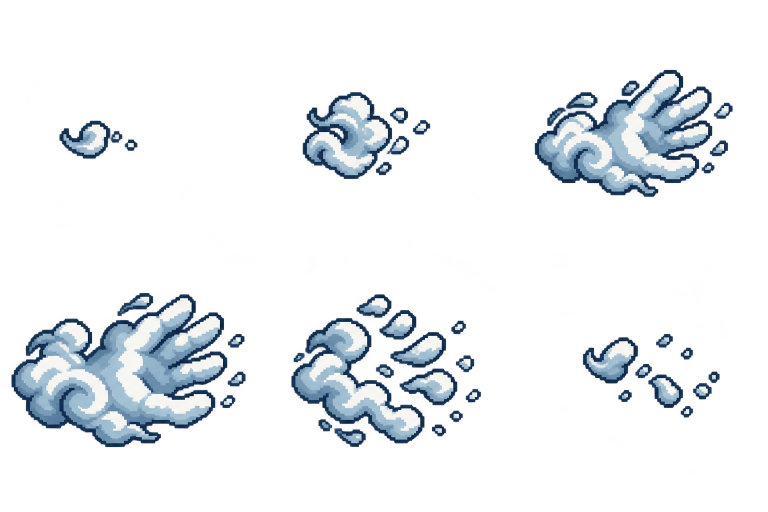
#> input picture art/effects/martial/anran/out.png, 1536 x 1024 px, found by its file name (shown at 1/2 size)
$ python pixelCodexParts.py
#> lines starting #> are read from the running program, lines starting #| are printed output that depends on the picture; after the words box and inside, x2 and y2 are one past the last pixel; in counts of white or black regions, pixels touching at a corner belong together
"""把 Codex 產的部件表（洋紅底）切成 1:1 像素部件，由 pixelHeroineParts.py 的 build() 呼叫。

    python tools/pixelCodexParts.py   # 列出各表偵測到的部件，輸出編號預覽圖 pieces.png

部件依重心由上而下、由左而右編號；切圖時去掉洋紅底與洋紅毛邊。
替換型部件（頭、馬尾、軀幹、袖子）縮到原部件的外框大小，關節點照比例換算，骨架不必改。
疊加裝備依指定寬度縮圖，掛點以外框比例標定。
"""

from pathlib import Path

import numpy as np
from PIL import Image, ImageDraw
from scipy import ndimage

ROOT = Path(__file__).resolve().parents[1]
CODEX = ROOT / 'art/characters/pixelHeroine/source/codex'


def key_out(image: Image.Image) -> Image.Image:
    """洋紅底轉透明，連帶去掉邊緣偏洋紅的混色像素與幾乎透明的雜點。

    Codex 的原始產出是透明底（存成 out.png 時才常被墊上洋紅），兩種都處理。
    """
    data = np.asarray(image.convert('RGBA')).astype(np.int32).copy()
    r, g, b = data[..., 0], data[..., 1], data[..., 2]
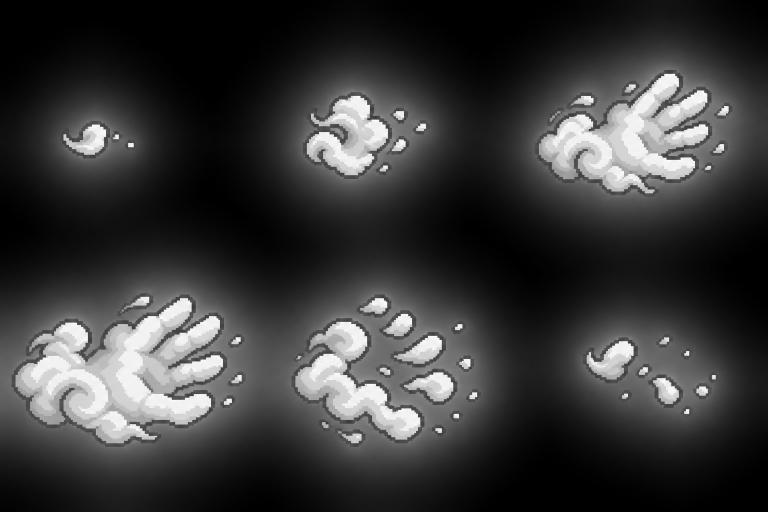
#> b: shape (1024, 1536) int32 (shown at 1/2 size); min 0, max 255, mean 56.3
    magenta = (r > 150) & (b > 150) & (g < 110) & (np.abs(r - b) < 90)
#> magenta: shape (1024, 1536) bool; every value is 0
    fringe = ((r + b) / 2 - g > 95) & (np.minimum(r, b) > 110)
    data[magenta | fringe | (data[..., 3] < 128), 3] = 0
    return Image.fromarray(data.astype(np.uint8))


def pieces(sheet: str, gap: int = 6) -> list[tuple[int, int, int, int]]:
    """回傳各部件外框 (x0, y0, x1, y1)。相距 gap 內的碎塊（流蘇、繩子）併在一起，太小的雜點略過。"""
    image = key_out(Image.open(CODEX / sheet / 'out.png'))
    min_area = image.width * image.height * 0.002
#> min_area = 3145.7
    solid = np.asarray(image)[..., 3] > 0
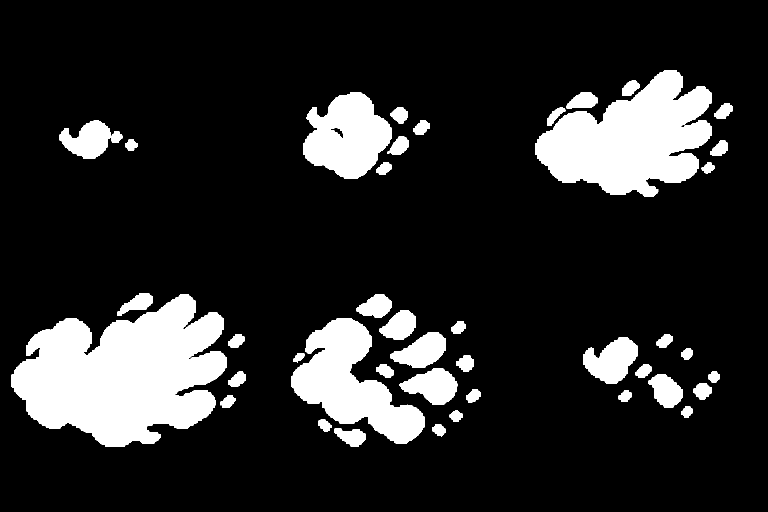
#> solid: shape (1024, 1536) bool (shown at 1/2 size); 15.4% white; 43 white regions, largest, box (x1, y1, x2, y2) and area: (23, 589, 454, 894) 85366, (1070, 140, 1424, 394) 54086, (583, 636, 849, 887) 31135
    grown = ndimage.binary_dilation(solid, iterations=gap)
#> grown: shape (1024, 1536) bool; 19% white; 28 white regions, largest, box (x1, y1, x2, y2) and area: (17, 580, 477, 900) 98938, (1064, 134, 1435, 400) 66758, (577, 630, 855, 900) 40744
    labels, count = ndimage.label(grown)
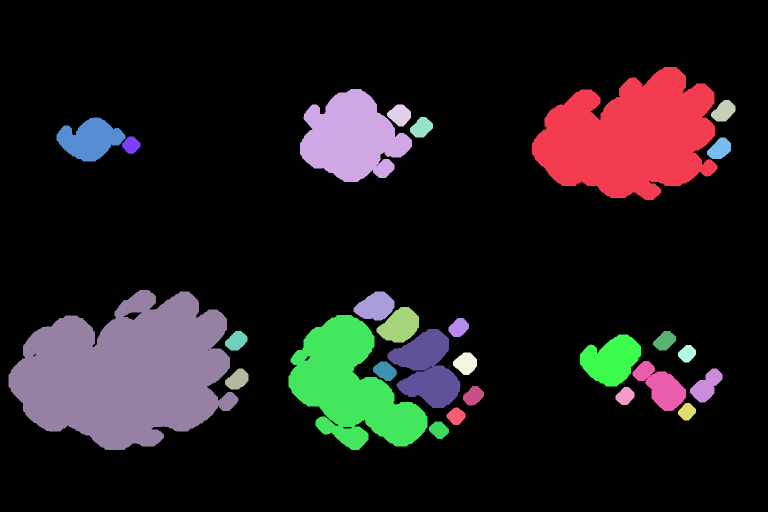
#> labels: shape (1024, 1536) int32 (shown at 1/2 size); 29 distinct labels, from 0 to 28; one colour per label, 0 black
#> count = 28
    boxes = []
    for index, found in enumerate(ndimage.find_objects(labels), 1):
        ys, xs = found
        area = (labels[found] == index).sum()
        if area < min_area:
            continue
        inner = solid[found] & (labels[found] == index)
        rows, cols = np.where(inner.any(1))[0], np.where(inner.any(0))[0]
        boxes.append((xs.start + cols[0], ys.start + rows[0], xs.start + cols[-1] + 1, ys.start + rows[-1] + 1))
#> this loop made 28 passes
#> area on passes 1 to 12: 66758, 27159, 1416, 1438, 1294, 7584, 900, 1425, 98938, 3311, 4088, 40744
#> pass 1, in pieces, `inner = solid[found] & (labels[found] == index)`:
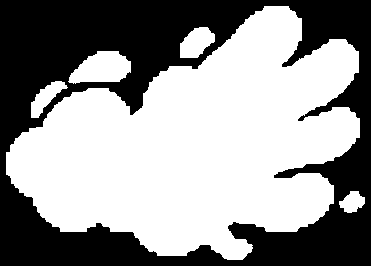
#> inner: shape (266, 371) bool; 58% white; 1 black region, box (x1, y1, x2, y2) and area: (0, 0, 371, 266) 41426
#> pass 2, in pieces, `inner = solid[found] & (labels[found] == index)`:
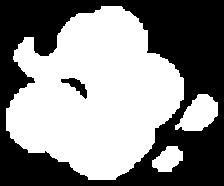
#> inner: shape (186, 224) bool; 53.2% white; 2 black regions, box (x1, y1, x2, y2) and area: (0, 0, 224, 186) 19262, (61, 78, 87, 99) 216
#> after the loop, boxes = [(1070, 140, 1429, 394), (606, 184, 818, 358), (119, 241, 245, 317), (23, 586, 471, 894), (713, 589, 783, 635), (759, 620, 832, 679), (583, 636, 849, 894), (781, 664, 915, 810), (1166, 675, 1276, 767), (1271, 728, 1366, 816)]
    # 依列分組：重心 y 相差不到最小高度一半視為同一列。
    boxes.sort(key=lambda b: (b[1] + b[3]) / 2)
    rows_out, current = [], []
    for box in boxes:
        if current and (box[1] + box[3]) / 2 - (current[0][1] + current[0][3]) / 2 > min(b[3] - b[1] for b in current) / 2:
            rows_out.append(sorted(current))
            current = []
        current.append(box)
#> this loop made 10 passes
#> after the loop, current = [(1271, 728, 1366, 816)]; rows_out = [[(119, 241, 245, 317), (606, 184, 818, 358), (1070, 140, 1429, 394)], [(713, 589, 783, 635)], [(759, 620, 832, 679)], [(23, 586, 471, 894), (583, 636, 849, 894), (781, 664, 915, 810), (1166, 675, 1276, 767)]]
    rows_out.append(sorted(current))
    return [box for row in rows_out for box in row]


def crop(sheet: str, box: tuple[int, int, int, int]) -> Image.Image:
    return key_out(Image.open(CODEX / sheet / 'out.png')).crop(box)


SHEET = ROOT / 'art/characters/pixelHeroine/source/parts-v1.png'


# [10 lines left out: function fit, not called in this run]


def tight(image: Image.Image) -> tuple[int, int, int, int]:
    return Image.fromarray(np.uint8(np.asarray(image)[..., 3] > 0) * 255).getbbox()


# [128 lines left out: functions replace_like, gear, above_palm, shade, original, worn_on_head and 1 more, not called in this run]


OVERHANG = 4  # 褲腳延伸過踝關節的像素，收在靴子底下（靴子畫在小腿上），靴口前緣才不露縫

# 褲子版型（codex/pants2）：表上的欄位，以及橫向加寬倍率。
# 這張表照骨架規格畫：小腿短、頂端沒有關節圓帽、膝蓋一律有布或護膝蓋住、褲腳收窄進靴子。
PANTS_SHEET = 'pants2'
PANTS = {'leggings': (0, 1.2), 'linen': (1, 1.2), 'greaves': (2, 1.2), 'wraps': (3, 1.2), 'fur': (4, 1.2)}
PANTS_COLUMNS = 5

HAIR_COLORS = ['black', 'silver', 'auburn', 'chestnut']
FACES = ['phoenix', 'round', 'serene', 'fierce']
FACE_COLORS = ['brown', 'black', 'silver', 'auburn', 'chestnut']
# 新衣裝：(軀幹編號, 上臂編號, 前臂編號)。紫蘭夜袍借用白金儒衫的白袖當內衫。
OUTFITS = {
    'robe': (0, 4, 8),
    'scholar': (1, 6, 10),
    'orchid': (2, 6, 10),
    'hunter': (3, 7, 11),
}


# [83 lines left out: function build, not called in this run]


if __name__ == '__main__':
    for folder in sorted(p for p in CODEX.iterdir() if (p / 'out.png').exists()):
        boxes = pieces(folder.name)
#> boxes = [(119, 241, 245, 317), (606, 184, 818, 358), (1070, 140, 1429, 394), (713, 589, 783, 635), (759, 620, 832, 679), (23, 586, 471, 894), (583, 636, 849, 894), (781, 664, 915, 810), (1166, 675, 1276, 767), (1271, 728, 1366, 816)]
        preview = Image.open(folder / 'out.png').convert('RGB')
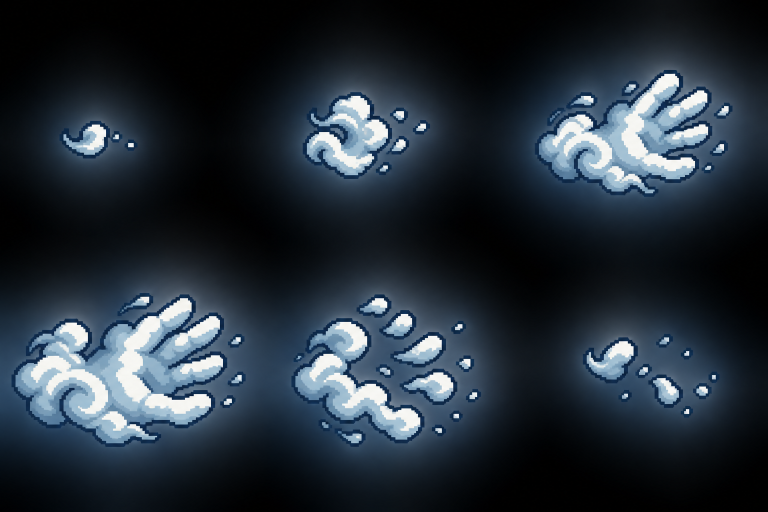
#> preview: PIL image 1536x1024 RGB (shown at 1/2 size); mean R, G, B 36.6, 46.6, 56.3
        draw = ImageDraw.Draw(preview)
        for i, box in enumerate(boxes):
            draw.rectangle(box, outline=(0, 255, 0), width=2)
            draw.text((box[0] + 3, box[1] + 3), str(i), fill=(255, 255, 255))
#> this loop made 10 passes
        preview.save(folder / 'pieces.png')
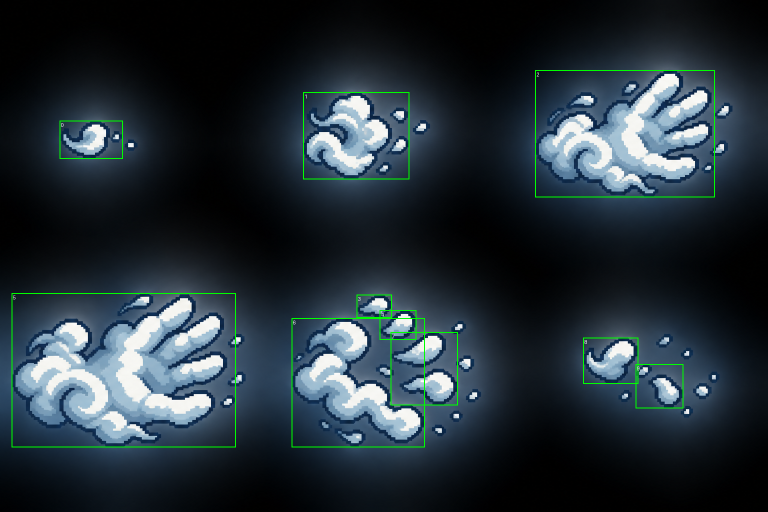
#> saved as pieces.png: PIL image 1536x1024 RGB (shown at 1/2 size); mean R, G, B 36.2, 48.2, 55.5
        print(folder.name, [(i, b) for i, b in enumerate(boxes)])
#> (printed output is left out)
